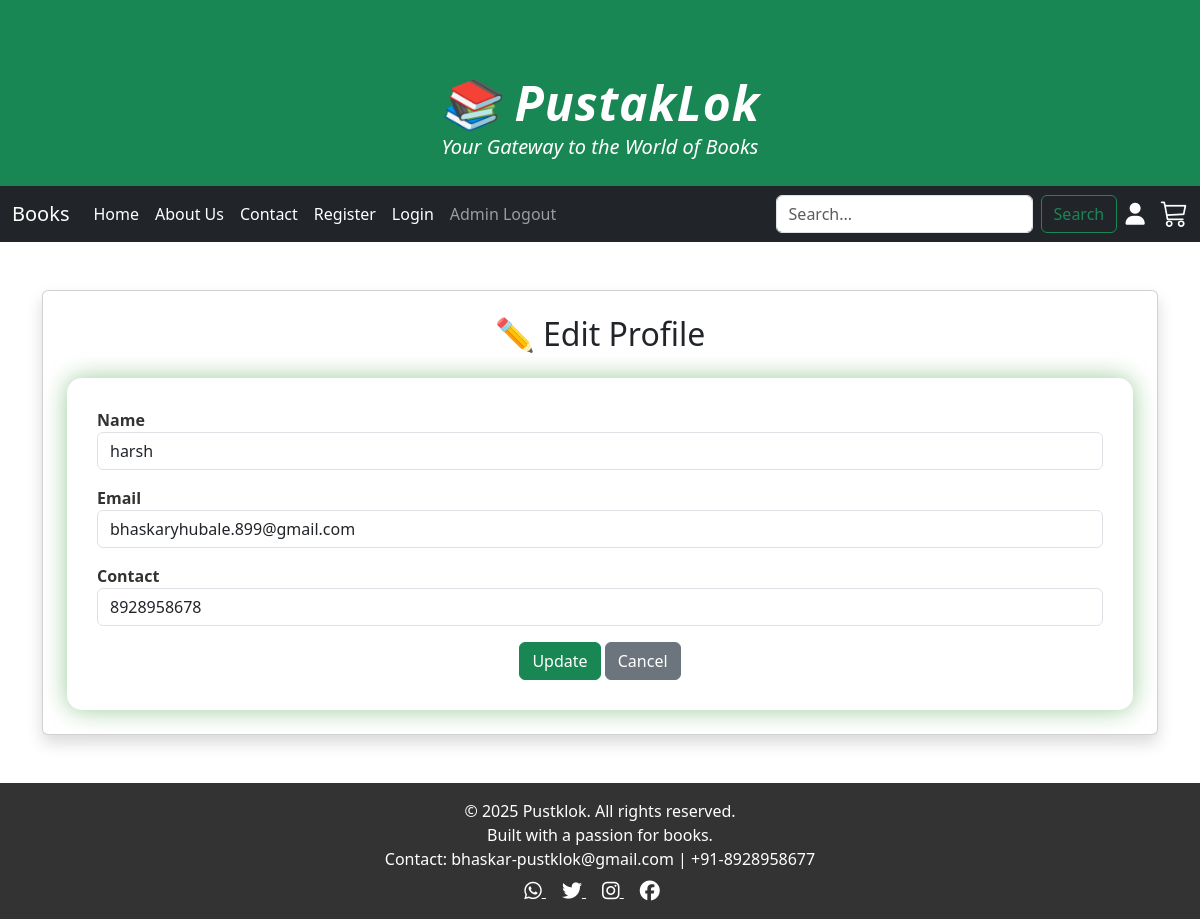
/edit_page/ (signed in), run on the app's committed database.
### mynewapp/models.py (models this page shows, shortened)
class User(models.Model):
    uid=models.AutoField(primary_key=True)
    uname=models.CharField(max_length=50)
    email=models.CharField(max_length=50,unique=True)
    gender=models.CharField(max_length=10)
    password=models.CharField(max_length=50)
    contact=models.IntegerField()

### mynewapp/views.py (the view)
# urls.py: path("edit_page/",views.edit_page,name="edit_page"),
def edit_page(request):
    uname = request.session.get("u_name")
    if not uname:
        return redirect("login")
    try:
        data = User.objects.get(uname=uname)
    except User.DoesNotExist:
        messages.error(request, "User not found.")
        return redirect("login")
    locate = {"data": data}
    return render(request, "edit_page.html", locate)

### mynewapp/templates/edit_page.html (shortened to what this page needs)
{% extends 'master.html' %}
{% block body %}
<div class="container mt-5 mb-5">
    <div class="card shadow p-4">
        <h2 class="text-center mb-4">✏ Edit Profile</h2>
        <form method="POST" action="{% url 'update' %}">
            <div class="mb-3">
                <label>Name</label>
                <input type="text" class="form-control" value="{{ data.uname }}" readonly>
            </div>
            <div class="mb-3">
                <label>Email</label>
                <input type="email" name="email" class="form-control" value="{{ data.email }}">
            </div>
            <div class="mb-3">
                <label>Contact</label>
                <input type="text" name="contact" class="form-control" value="{{ data.contact }}">
            </div>
            <div class="text-center mt-3">
                <button type="submit" class="btn btn-success">Update</button>
                <a href="{% url 'profile' %}" class="btn btn-secondary">Cancel</a>
            </div>
        </form>
    </div>
</div>
{% endblock %}

### mynewapp/static/css/style.css (style rules this page uses)
* { padding:0px; margin:0px; }
.container { margin-top: 50px; }
.container form { background-color: #ffffff; padding: 30px; border-radius: 15px; box-shadow: 0 0 25px rgba(0,128,0,0.4); transition: transform 0.5s ease; }
.container label { font-weight: 600; color: #333; }
.container input[type="text"], .container input[type="number"], .container input[type="email"], .container input[type="password"], .container input[type="radio"] { margin-bottom: 15px; }
.card { height: 100%; display: flex; flex-direction: column; justify-content: space-between; }

### data on the page
User: uname "harsh", email "bhaskaryhubale.899@gmail.com", contact "8928958678"
